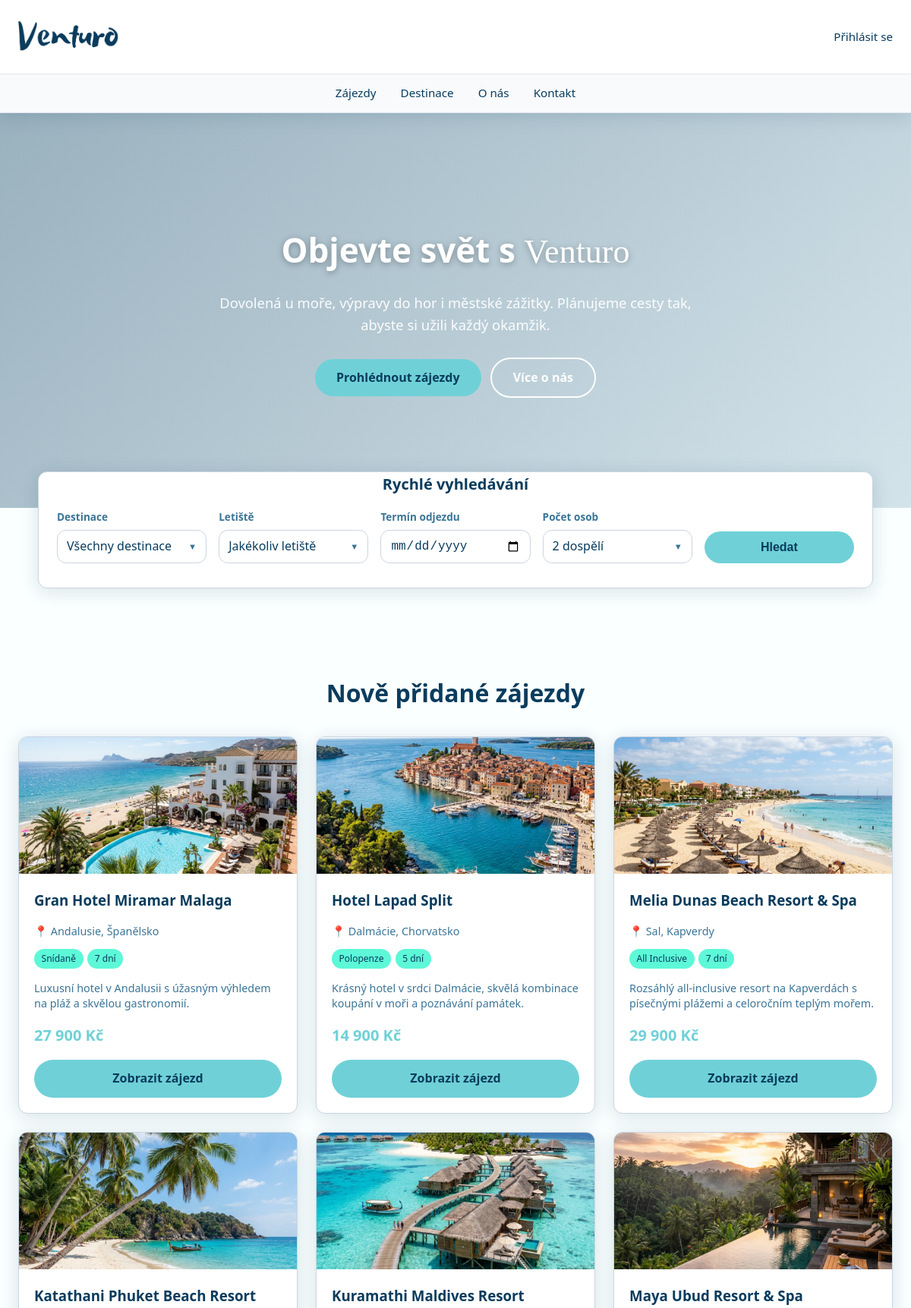
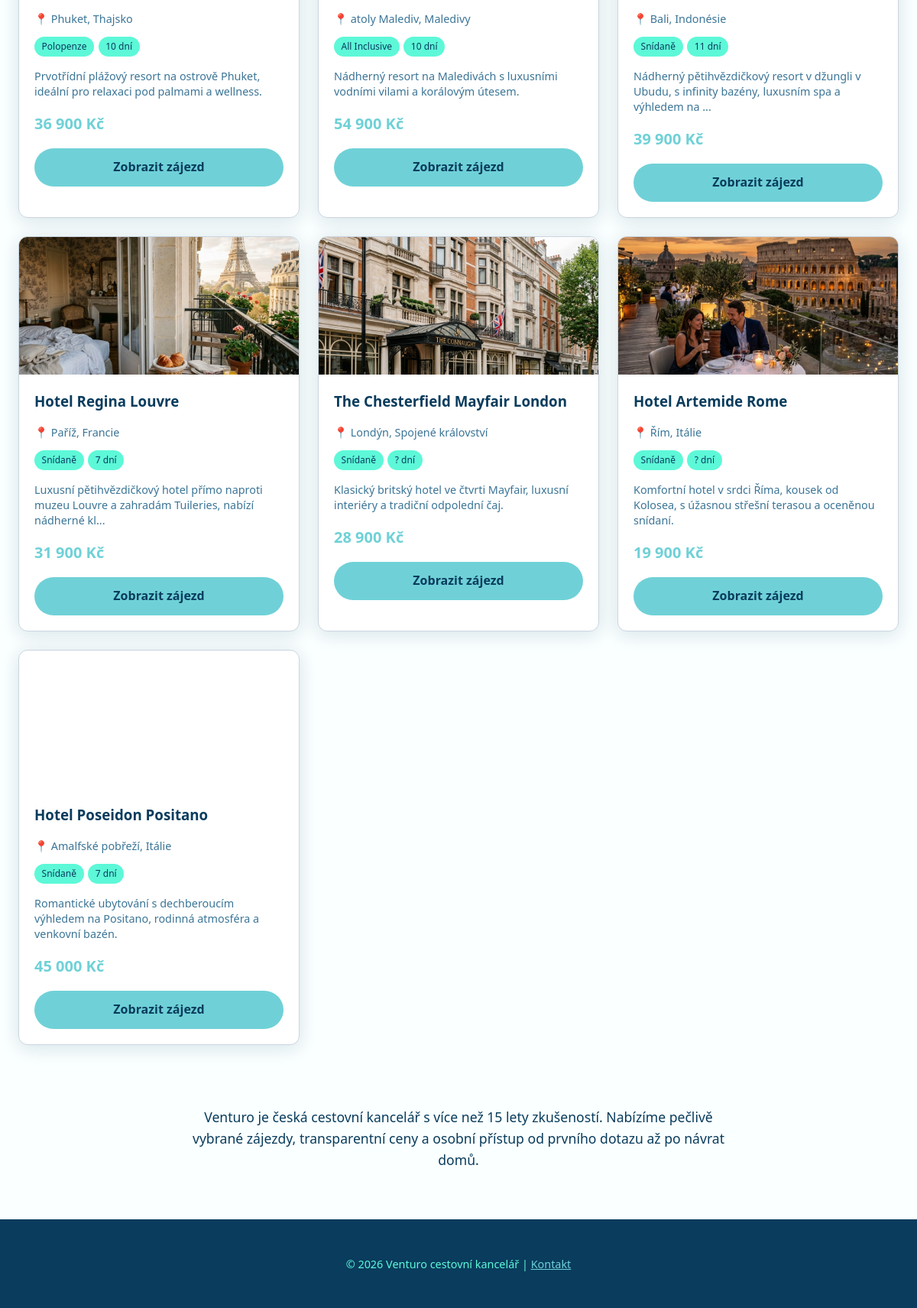
The app's page /uvod with its own data (2 pictures, top to bottom).
### tables this page shows
CREATE TABLE `zajezdy` (
  `id_zajezdu` int(11) NOT NULL AUTO_INCREMENT,
  `id_destinace` int(11) NOT NULL,
  `hotel` varchar(150) NOT NULL,
  `obrazky` varchar(255) DEFAULT '',
  `popis` text DEFAULT NULL,
  `cena` int(11) NOT NULL,
  `strava` varchar(50) NOT NULL,
  PRIMARY KEY (`id_zajezdu`),
  KEY `id_destinace` (`id_destinace`),
  CONSTRAINT `fk_zajezdy_destinace` FOREIGN KEY (`id_destinace`) REFERENCES `destinace` (`id_destinace`) ON DELETE CASCADE
);

CREATE TABLE `destinace` (
  `id_destinace` int(11) NOT NULL AUTO_INCREMENT,
  `id_statu` int(11) NOT NULL,
  `nazev_mesta` varchar(100) NOT NULL,
  `obrazek` varchar(255) DEFAULT '',
  PRIMARY KEY (`id_destinace`),
  KEY `id_statu` (`id_statu`),
  CONSTRAINT `fk_destinace_staty` FOREIGN KEY (`id_statu`) REFERENCES `staty` (`id_statu`) ON DELETE CASCADE
);

CREATE TABLE `staty` (
  `id_statu` int(11) NOT NULL AUTO_INCREMENT,
  `nazev` varchar(100) NOT NULL,
  PRIMARY KEY (`id_statu`)
);

CREATE TABLE `terminy` (
  `id_terminu` int(11) NOT NULL AUTO_INCREMENT,
  `id_zajezdu` int(11) NOT NULL,
  `datum_od` date NOT NULL,
  `datum_do` date NOT NULL,
  `kapacita` int(11) NOT NULL,
  `odlet_iata` varchar(3) DEFAULT NULL,
  PRIMARY KEY (`id_terminu`),
  KEY `id_zajezdu` (`id_zajezdu`),
  KEY `odlet_iata` (`odlet_iata`),
  CONSTRAINT `fk_terminy_zajezdy` FOREIGN KEY (`id_zajezdu`) REFERENCES `zajezdy` (`id_zajezdu`) ON DELETE CASCADE,
  CONSTRAINT `fk_terminy_letiste` FOREIGN KEY (`odlet_iata`) REFERENCES `letiste` (`iata`) ON DELETE SET NULL
);

### index.php (called while the page is built, shortened)
<?php
$smerovac = new SmerovacKontroler();
$smerovac->zpracuj(array($_SERVER['REQUEST_URI']));
$smerovac->vypisPohled();

### modely/Db.php (called while the page is built, shortened)
<?php
class Db
{
    private static $spojeni;
    private static $nastaveni = array(
        PDO::ATTR_ERRMODE => PDO::ERRMODE_EXCEPTION,
        PDO::ATTR_EMULATE_PREPARES => false,
    );
    public static function pripoj($server, $uzivatel, $heslo, $databaze)
    {
        if (!isset(self::$spojeni)) {
            $dsn = "mysql:host=$server;dbname=$databaze;charset=utf8";
            self::$spojeni = new PDO(
                $dsn,
                $uzivatel,
                $heslo,
                self::$nastaveni
            );
        }
    }
    public static function dotazVsechny($dotaz, $parametry = array()) {
        $navrat = self::$spojeni->prepare($dotaz);
        $navrat->execute($parametry);
        return $navrat->fetchAll();
    }
}

### modely/Zajezdy.php (called while the page is built, shortened)
<?php
class Zajezdy
{
    public function vratNejnovejsiZajezdy($limit = 10)
    {
        $limit = (int)$limit;
        $sql = 'SELECT z.*, d.nazev_mesta AS destinace, s.nazev AS stat
                FROM zajezdy z
                LEFT JOIN destinace d ON z.id_destinace = d.id_destinace
                LEFT JOIN staty s ON d.id_statu = s.id_statu
                ORDER BY z.id_zajezdu DESC LIMIT ' . $limit;
        return Db::dotazVsechny($sql);
    }
    public function vratTerminyZajezdu($idZajezdu)
    {
        $sql = 'SELECT t.*, l.mesto AS odlet_mesto,
                       (t.kapacita - COALESCE((SELECT SUM(r.pocet_osob) FROM rezervace r WHERE r.id_terminu = t.id_terminu AND r.stav = "potvrzená"), 0)) AS kapacita
                FROM terminy t
                LEFT JOIN letiste l ON t.odlet_iata = l.iata
                WHERE t.id_zajezdu = ?
                ORDER BY t.datum_od ASC';
        return Db::dotazVsechny($sql, array($idZajezdu));
    }
}

### kontrolery/UvodKontroler.php (called while the page is built, shortened)
<?php
class UvodKontroler extends Kontroler
{
    public function zpracuj($parametry)
    {
        $zajezdyModel = new Zajezdy();
        $nejnovejsiZajezdyFlat = $zajezdyModel->vratNejnovejsiZajezdy(10);
        foreach ($nejnovejsiZajezdyFlat as $z) {
            $z['terminy'] = $zajezdyModel->vratTerminyZajezdu($z['id_zajezdu']);
        }
    }
}

### kontrolery/SmerovacKontroler.php (called while the page is built, shortened)
<?php
class SmerovacKontroler extends Kontroler
{
    public function zpracuj($parametry)
    {
        $url = $parametry[0];
        $castiCesty = $this->parsujURL($url);
        if (empty($castiCesty[0])) {
            $this->presmeruj("uvod");
        } else {
            $castNazvuKontroleru = array_shift($castiCesty);
            $nazevKontroleru = $this->pomlckyDoVelbloudiNotace($castNazvuKontroleru) . "Kontroler";
            if (file_exists("kontrolery/$nazevKontroleru.php")) {
                $this->kontroler = new $nazevKontroleru;
                $this->kontroler->zpracuj($castiCesty);
            } else {
                $this->presmeruj("chyba");
            }
        }
    }
    private function pomlckyDoVelbloudiNotace($text)
    {
        $text = str_replace("-", " ", $text);
        $text = ucwords($text);
        $text = str_replace(" ", "", $text);
        return $text;
    }
    private function parsujURL($url)
    {
        $naparsovanaURL = parse_url($url);
        $cesta = $naparsovanaURL["path"];
        $cesta = ltrim($cesta, "/");
        $cesta = trim($cesta);
        $rozdelenaCesta = explode("/", $cesta);
        return $rozdelenaCesta;
    }
}

### pohledy/komponenty/vyber_destinace.phtml (the view, shortened to what this page needs)
<div class="vyber-komponenta" data-prefix="<?= htmlspecialchars($prefix) ?>" data-multi="<?= $isMulti ? 'true' : 'false' ?>" data-default="<?= htmlspecialchars($defaultText) ?>">
    <div class="dest-trigger" id="<?= htmlspecialchars($prefix) ?>-trigger" tabindex="0">
        <span id="<?= htmlspecialchars($prefix) ?>-trigger-text"><?= htmlspecialchars($defaultText) ?></span>
    </div>
</div>

### pohledy/uvod.phtml (shortened to what this page needs)
<section id="uvod" class="hero">
    <video autoplay loop muted playsinline class="hero__video">
        <source src="/videos/7358279-uhd_3840_2160_25fps.mp4" type="video/mp4">
    </video>
    <div class="hero__obsah">
        <h1>Objevte svět s <span class="font-beach">Venturo</span></h1>
        <p>Dovolená u moře, výpravy do hor i městské zážitky. Plánujeme cesty tak, abyste si užili každý okamžik.</p>
        <a href="/zajezdy" class="tlacitko tlacitko--primarni">Prohlédnout zájezdy</a>
        <a href="#o-nas" class="tlacitko tlacitko--outline">Více o nás</a>
    </div>
</section>
<form id="rychle-vyhledavani" action="/hledani" method="GET" class="vyhledavani sekce rychle-vyhledavani-sekce">
    <h2 class="sekce__nadpis rychle-vyhledavani-nadpis">Rychlé vyhledávání</h2>
    <div class="vyhledavani__mrizka">
        <div class="vyhledavani__polozka-obal">
            <label>Destinace</label>
            <?php
            $prefix = 'dest';
            $isMulti = true;
            $defaultText = 'Všechny destinace';
            include 'komponenty/vyber_destinace.phtml';
            ?>
        </div>
        <div class="vyhledavani__polozka-obal">
            <label>Letiště</label>
            <?php
            $prefix = 'letiste';
            $isMulti = true;
            $defaultText = 'Jakékoliv letiště';
            include 'komponenty/vyber_destinace.phtml';
            ?>
        </div>
        <div>
            <label for="hledat-termin">Termín odjezdu</label>
            <input type="date" id="hledat-termin" name="termin" />
        </div>
        <div class="counter-dropdown vyhledavani__polozka-obal">
            <label>Počet osob</label>
            <div class="counter-dropdown__toggle" tabindex="0">
                <span id="pocet-osob-text">2 dospělí</span>
            </div>
        </div>
        <div>
            <button type="submit" class="tlacitko tlacitko--primarni tlacitko--plna-sirka">Hledat</button>
        </div>
    </div>
</form>
<section class="sekce uvod-nejnovejsi-sekce">
    <h2 class="sekce__nadpis">Nově přidané zájezdy</h2>
    <div class="karty">
        <?php if (!empty($nejnovejsi_zajezdy)): ?>
            <?php foreach ($nejnovejsi_zajezdy as $z): ?>
                <?php
                    $delkaPobytu = '?';
                    if (!empty($z['terminy'])) {
                        $datetime1 = new DateTime($z['terminy'][0]['datum_od']);
                        $datetime2 = new DateTime($z['terminy'][0]['datum_do']);
                        $interval = $datetime1->diff($datetime2);
                        $delkaPobytu = $interval->days;
                    }
                ?>
                <div class="karta" data-zajezd>
                    <div class="karta__obrazek" style="background-image: url('<?= htmlspecialchars($z['obrazky'] ? $z['obrazky'] : '/images/noimage.png') ?>');"></div>
                    <div class="karta__telo">
                        <h3><?= htmlspecialchars($z['hotel']) ?></h3>
                        <p class="karta__meta">📍 <?= htmlspecialchars($z['destinace']) ?>, <?= htmlspecialchars($z['stat']) ?></p>
                        <div class="karta__tagy">
                            <span class="tag"><?= htmlspecialchars($z['strava']) ?></span>
                            <span class="tag"><?= $delkaPobytu ?> dní</span>
                        </div>
                        <p class="karta__popis">
                            <?= htmlspecialchars(mb_strimwidth($z['popis'], 0, 100, '...')) ?>
                        </p>
                        <div class="karta__cena"><?= number_format($z['cena'], 0, ',', ' ') ?> Kč</div>
                        <a href="/detail-zajezdu/<?= $z['id_zajezdu'] ?>" class="tlacitko tlacitko--primarni tlacitko--blok">Zobrazit zájezd</a>
                    </div>
                </div>
            <?php endforeach; ?>
        <?php endif; ?>
    </div>
</section>
<section class="sekce uvod-popisek-sekce">
    <p class="uvod-popisek">
        Venturo je česká cestovní kancelář s více než 15 lety zkušeností. Nabízíme pečlivě vybrané zájezdy,
        transparentní ceny a osobní přístup od prvního dotazu až po návrat domů.
    </p>
</section>

### records on screen
zajezdy: obrazky (picture), hotel "Gran Hotel Miramar Malaga", id_destinace.nazev_mesta "Andalusie", staty.nazev "Španělsko", strava "Snídaně", popis "Luxusní hotel v Andalusii s úžasným výhledem na pláž a skvělou gastronomií.", cena "27 900"
terminy: delkaPobytu "7"
zajezdy: obrazky (picture), hotel "Hotel Lapad Split", id_destinace.nazev_mesta "Dalmácie", staty.nazev "Chorvatsko", strava "Polopenze", popis "Krásný hotel v srdci Dalmácie, skvělá kombinace koupání v moři a poznávání památek.", cena "14 900"
terminy: delkaPobytu "5"
zajezdy: obrazky (picture), hotel "Melia Dunas Beach Resort & Spa", id_destinace.nazev_mesta "Sal", staty.nazev "Kapverdy", strava "All Inclusive", popis "Rozsáhlý all-inclusive resort na Kapverdách s písečnými plážemi a celoročním teplým mořem.", cena "29 900"
terminy: delkaPobytu "7"
zajezdy: obrazky (picture), hotel "Katathani Phuket Beach Resort", id_destinace.nazev_mesta "Phuket", staty.nazev "Thajsko", strava "Polopenze", popis "Prvotřídní plážový resort na ostrově Phuket, ideální pro relaxaci pod palmami a wellness.", cena "36 900"
terminy: delkaPobytu "10"
zajezdy: obrazky (picture), hotel "Kuramathi Maldives Resort", id_destinace.nazev_mesta "atoly Malediv", staty.nazev "Maledivy", strava "All Inclusive", popis "Nádherný resort na Maledivách s luxusními vodními vilami a korálovým útesem.", cena "54 900"
terminy: delkaPobytu "10"
zajezdy: obrazky (picture), hotel "Maya Ubud Resort & Spa", id_destinace.nazev_mesta "Bali", staty.nazev "Indonésie", strava "Snídaně", popis "Nádherný pětihvězdičkový resort v džungli v Ubudu, s infinity bazény, luxusním spa a výhledem na ...", cena "39 900"
terminy: delkaPobytu "11"
zajezdy: obrazky (picture), hotel "Hotel Regina Louvre", id_destinace.nazev_mesta "Paříž", staty.nazev "Francie", strava "Snídaně", popis "Luxusní pětihvězdičkový hotel přímo naproti muzeu Louvre a zahradám Tuileries, nabízí nádherné kl...", cena "31 900"
terminy: delkaPobytu "7"
zajezdy: obrazky (picture), hotel "The Chesterfield Mayfair London", id_destinace.nazev_mesta "Londýn", staty.nazev "Spojené království", strava "Snídaně", delkaPobytu "?", popis "Klasický britský hotel ve čtvrti Mayfair, luxusní interiéry a tradiční odpolední čaj.", cena "28 900"
zajezdy: obrazky (picture), hotel "Hotel Artemide Rome", id_destinace.nazev_mesta "Řím", staty.nazev "Itálie", strava "Snídaně", delkaPobytu "?", popis "Komfortní hotel v srdci Říma, kousek od Kolosea, s úžasnou střešní terasou a oceněnou snídaní.", cena "19 900"
zajezdy: hotel "Hotel Poseidon Positano", id_destinace.nazev_mesta "Amalfské pobřeží", staty.nazev "Itálie", strava "Snídaně", popis "Romantické ubytování s dechberoucím výhledem na Positano, rodinná atmosféra a venkovní bazén.", cena "45 000"
terminy: delkaPobytu "7"
